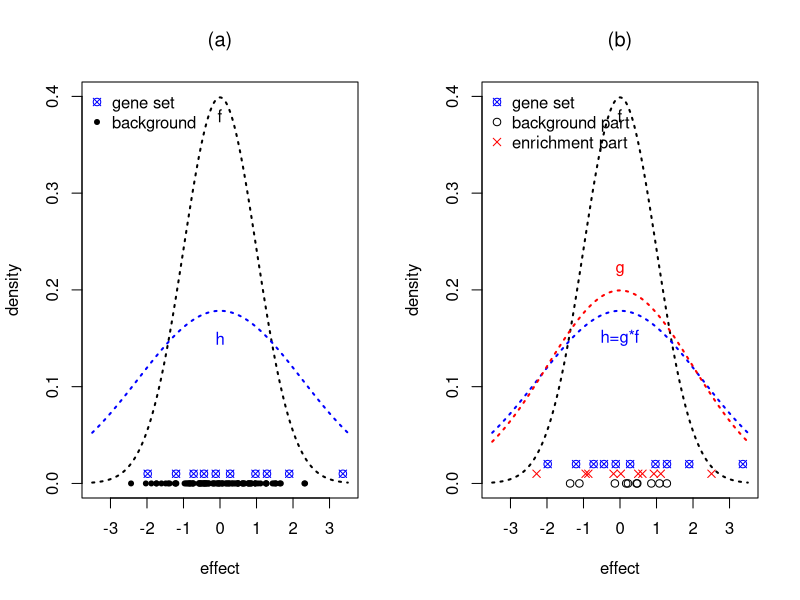

R code for this plot:
set.seed(777)

theta0 <- rnorm(1e2)
beta0 <- rnorm(10)
beta1 <- rnorm(10, 0, 2)
theta1 <- beta0 + beta1


pdf("~/GitHub/Bi-ASH/output/enrich.pdf", width = 10, height = 4)
par(mfrow = c(1, 2))

plot(seq(-3.5, 3.5, by = 0.01), dnorm(seq(-3.5, 3.5, by = 0.01)), type = "l", lty = 3, lwd = 2, xlab = "effect", ylab = "density", main = expression("(a)"))
lines(seq(-3.5, 3.5, by = 0.01), dnorm(seq(-3.5, 3.5, by = 0.01), 0, sqrt(1 + 2^2)), type = "l", lty = 3, col = "blue", lwd = 2)
points(theta0, rep(0, 1e2), pch = 20)
points(theta1, rep(0.01, 10), pch = 13, col = "blue")
legend("topleft", pch = c(13, 20), col = c("blue", "black"), c("gene set", "background"), bty = "n")
text(x = c(0, 0), y = c(0.38, 0.15), c(expression("f"), expression("h")), col = c("black", "blue"))

plot(seq(-3.5, 3.5, by = 0.01), dnorm(seq(-3.5, 3.5, by = 0.01)), type = "l", lty = 3, lwd = 2, xlab = "effect", ylab = "density", main = expression("(b)"))
lines(seq(-3.5, 3.5, by = 0.01), dnorm(seq(-3.5, 3.5, by = 0.01), 0, sqrt(5)), type = "l", lty = 3, col = "blue", lwd = 2)
lines(seq(-3.5, 3.5, by = 0.01), dnorm(seq(-3.5, 3.5, by = 0.01), 0, 2), type = "l", lty = 3, col = "red", lwd = 2)
points(theta1, rep(0.02, 10), pch = 13, col = "blue")
points(beta0, rep(0, 10), pch = 1, col = "black")
points(beta1, rep(0.01, 10), pch = 4, col = "red")
legend("topleft", pch = c(13, 1, 4), col = c("blue", "black", "red"), c("gene set", "background part", "enrichment part"), bty = "n")
text(x = c(0, 0, 0), y = c(0.38, 0.15, 0.22), c(expression("f"), expression("h=g*f"), expression("g")), col = c("black", "blue", "red"))

dev.off()